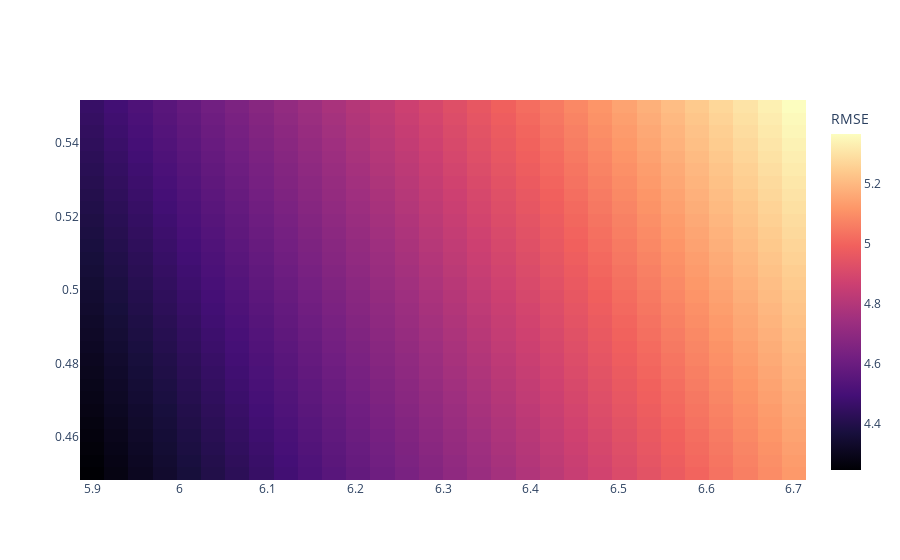

Here is the notebook cell this chart was saved with:
### Markdown cell above
## 5. Plot Loss Surface

### Code cell
ks = np.linspace(5.9, 6.7, 30)
ps = np.linspace(0.45, 0.55, 30)
zz = np.zeros((len(ps), len(ks)))
for i, k_ in enumerate(ks):
    for j, p_ in enumerate(ps):
        preds = k_ * trials['length'].values ** p_
        zz[j, i] = np.sqrt(np.mean((preds - trials['period'].values) ** 2))
go.Figure(data=go.Heatmap(x=ks, y=ps, z=zz, colorscale='Magma', colorbar=dict(title='RMSE'))).show()

### Figure 1 — Plotly figure (JSON) as saved in the notebook; plotly's stock layout.template omitted (floating-point values rounded to 4 significant figures; data arrays with more than 128 entries replaced by an {"elided": "..."} marker saying what was removed)
{"data": [{"colorbar": {"title": {"text": "RMSE"}}, "colorscale": [[0, "#000004"], [0.1111, "#180f3d"], [0.2222, "#440f76"], [0.3333, "#721f81"], [0.4444, "#9e2f7f"], [0.5556, "#cd4071"], [0.6667, "#f1605d"], [0.7778, "#fd9668"], [0.8889, "#feca8d"], [1, "#fcfdbf"]], "type": "heatmap", "x": [5.9, 5.928, 5.955, 5.983, 6.01, 6.038, 6.066, 6.093, 6.121, 6.148, 6.176, 6.203, 6.231, 6.259, 6.286, 6.314, 6.341, 6.369, 6.397, 6.424, 6.452, 6.479, 6.507, 6.534, 6.562, 6.59, 6.617, 6.645, 6.672, 6.7], "y": [0.45, 0.4534, 0.4569, 0.4603, 0.4638, 0.4672, 0.4707, 0.4741, 0.4776, 0.481, 0.4845, 0.4879, 0.4914, 0.4948, 0.4983, 0.5017, 0.5052, 0.5086, 0.5121, 0.5155, 0.519, 0.5224, 0.5259, 0.5293, 0.5328, 0.5362, 0.5397, 0.5431, 0.5466, 0.55], "z": {"elided": "30x30 float values"}}], "layout": {}}
